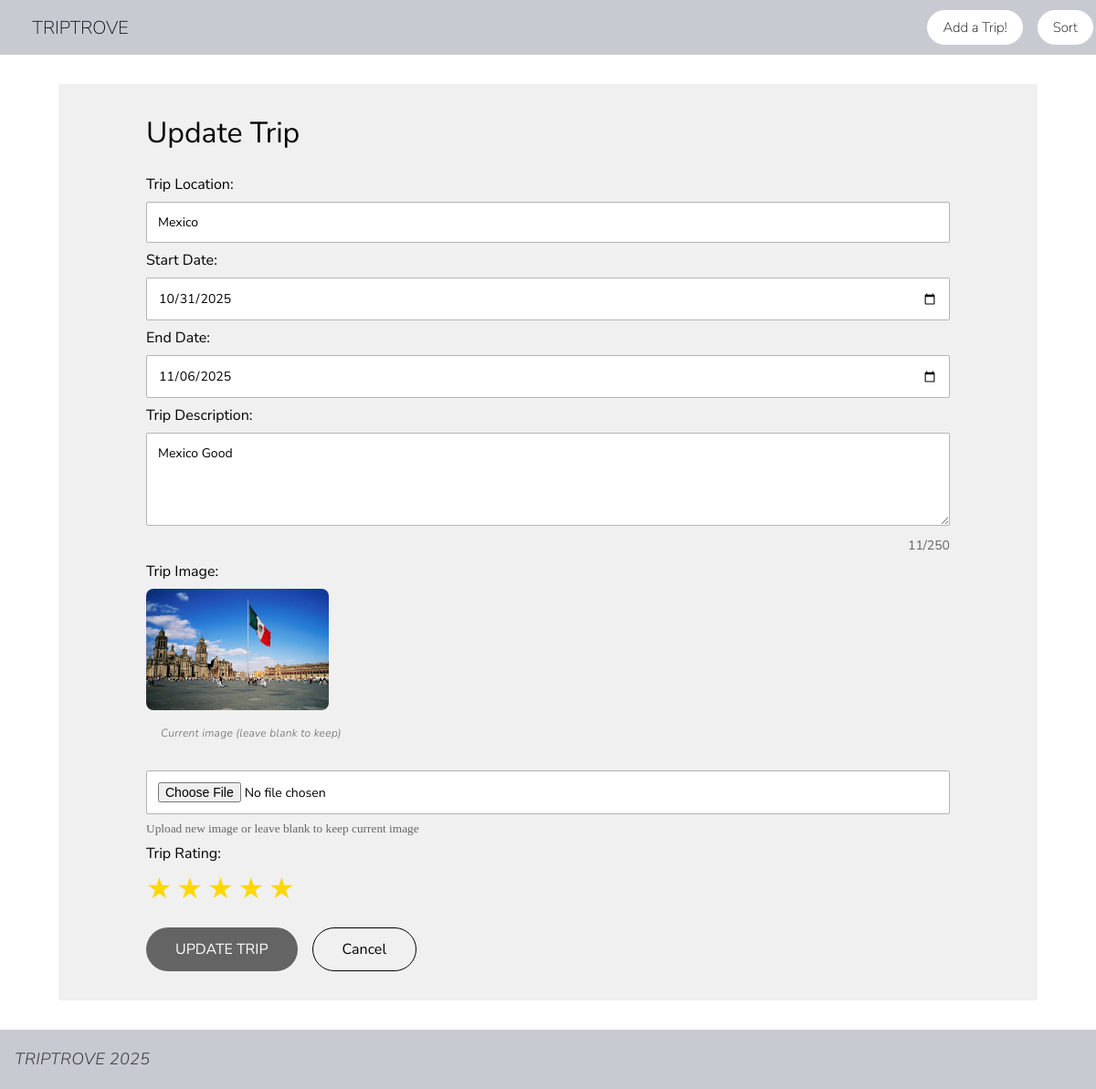
The app's page /update/23, older data.
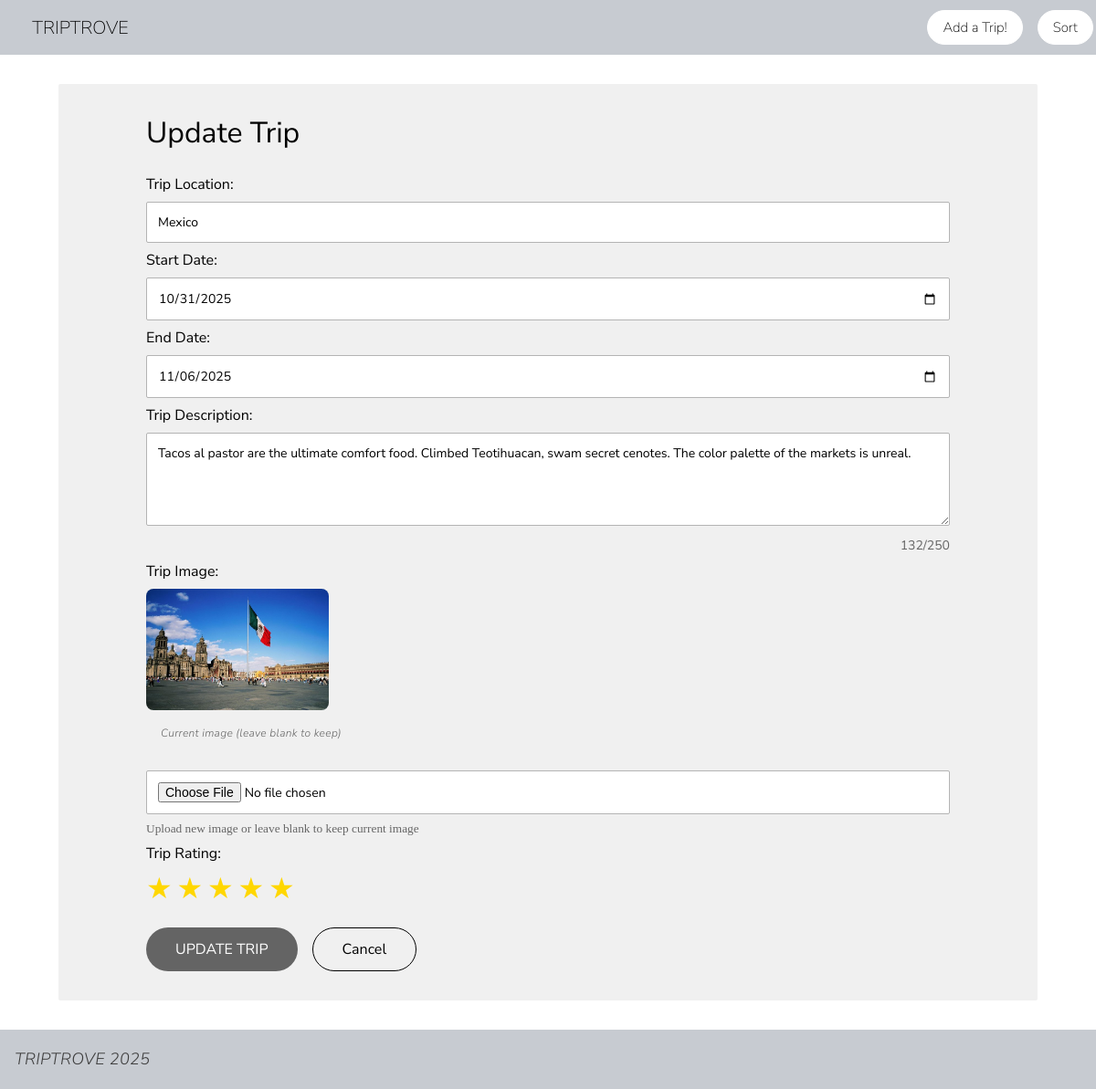
The same page, newer data.
### tables this page shows
CREATE TABLE Trips (
            trip_id INTEGER PRIMARY KEY AUTOINCREMENT,
            trip_location TEXT NOT NULL,
            trip_start TEXT NOT NULL,
            trip_end TEXT NOT NULL,
            trip_image TEXT,
            trip_description TEXT,
            rating INTEGER DEFAULT 0 CHECK(rating >= 0 AND rating <= 5)
        );

### app.py (the view)
@app.route('/update/<int:trip_id>', methods=['POST','GET'])
def update(trip_id):
    conn = sqlite3.connect('part_a.db')
    conn.row_factory = sqlite3.Row
    cursor = conn.cursor()
    if request.method == 'POST':
        trip_location = request.form.get('trip_location')
        trip_start = request.form.get('trip_start')
        trip_end = request.form.get('trip_end')
        trip_description = request.form.get('trip_description')
        rating = request.form.get('rating')
        import re
        from datetime import datetime
        if not re.match(r'^[a-zA-Z\s,.-]+$', trip_location):
            conn.close()
            return "Invalid location format. Only letters, spaces, commas, periods, and hyphens allowed.", 400
        try:
            start = datetime.strptime(trip_start, '%Y-%m-%d')
            end = datetime.strptime(trip_end, '%Y-%m-%d')
            if end < start:
                conn.close()
                return "End date must be after start date.", 400
        except ValueError:
            conn.close()
            return "Invalid date format.", 400
        if trip_description and len(trip_description) > 250:
            conn.close()
            return "Description must be 250 characters or less.", 400
        try:
            rating_int = int(rating)
            if rating_int < 1 or rating_int > 5:
                conn.close()
                return "Rating must be between 1 and 5.", 400
        except (ValueError, TypeError):
            conn.close()
            return "Invalid rating. Please select a rating.", 400
        if 'trip_image' in request.files and request.files['trip_image'].filename != '':
            file = request.files['trip_image']
            if file and allowed_file(file.filename):
                filename = secure_filename(file.filename)
                filename = f"{int(time.time())}_{filename}"
                file.save(os.path.join(app.config['UPLOAD_FOLDER'], filename))
                trip_image = f"uploads/{filename}"
            else:
                conn.close()
                return "Invalid file type. Please upload PNG, JPG, JPEG, GIF, or WEBP", 400
        else:
            cursor.execute('SELECT trip_image FROM Trips WHERE trip_id = ?', (trip_id,))
            result = cursor.fetchone()
            trip_image = result['trip_image'] if result else None
        cursor.execute('''
            UPDATE Trips
            SET trip_location = ?,
                trip_start = ?,
                trip_end = ?,
                trip_image = ?,
                trip_description = ?,
                rating = ?
            WHERE trip_id = ?
        ''', (trip_location, trip_start, trip_end, trip_image, trip_description, rating, trip_id))
        conn.commit()
        conn.close()
        return redirect(url_for('index'))
    else:
        cursor.execute('SELECT * FROM Trips WHERE trip_id = ?', (trip_id,))
        trip = cursor.fetchone()
        conn.close()
        if trip is None:
            return "Trip not found", 404
        return render_template('update.html', trip=trip)

### templates/update.html (shortened to what this page needs)
{% extends "base.html" %}
{% block head %}
<header>
    <h1>
        <a href="/">TRIPTROVE</a>
    </h1>
    <nav>
        <a href="/create">Add a Trip!</a>
        <a href="#">Sort</a>
    </nav>
</header>
{% endblock %}
{% block body %}
<div class="form-container">
    <h2>Update Trip</h2>
    <form action="{{ url_for('update', trip_id=trip['trip_id']) }}" method="POST" enctype="multipart/form-data" class="trip-form" id="updateForm">
        <div class="form-group">
            <label for="trip-location">Trip Location:</label>
            <input
                type="text"
                id="trip-location"
                name="trip_location"
                value="{{ trip['trip_location'] }}"
                placeholder="e.g., Paris, France"
                pattern="^[a-zA-Z\s,.-]+$"
                title="Location should only contain letters, spaces, commas, periods, and hyphens"
                required>
        </div>
        <div class="form-group">
            <label for="trip-start">Start Date:</label>
            <input
                type="date"
                id="trip-start"
                name="trip_start"
                value="{{ trip['trip_start'] }}"
                required>
        </div>
        <div class="form-group">
            <label for="trip-end">End Date:</label>
            <input
                type="date"
                id="trip-end"
                name="trip_end"
                value="{{ trip['trip_end'] }}"
                required>
        </div>
        <div class="form-group">
            <label for="trip-description">Trip Description:</label>
            <textarea
                id="trip-description"
                name="trip_description"
                rows="4"
                maxlength="250"
                placeholder="Describe your trip (max 250 characters)">{{ trip['trip_description'] }}</textarea>
            <span class="char-count"><span id="char-count">{{ trip['trip_description']|length if trip['trip_description'] else 0 }}</span>/250</span>
        </div>
        <div class="form-group">
            <label for="trip-image">Trip Image:</label>
            {% if trip['trip_image'] %}
            <div style="margin-bottom: 10px;">
                <img src="{{ url_for('static', filename=trip['trip_image']) }}" alt="Current image" style="max-width: 200px; border-radius: 8px;">
                <p style="font-size: 12px; color: #666;">Current image (leave blank to keep)</p>
            </div>
            {% endif %}
            <input
                type="file"
                id="trip-image"
                name="trip_image"
                accept="image/png, image/jpeg, image/jpg, image/gif, image/webp">
            <small style="color: #666;">Upload new image or leave blank to keep current image</small>
        </div>
        <div class="form-group">
            <label for="rating">Trip Rating:</label>
            <div class="rating-input">
                {% for star in range(1, 6) %}
                <span class="star-input {% if star <= trip['rating'] %}filled{% else %}empty{% endif %}" data-value="{{ star }}">★</span>
                {% endfor %}
            </div>
        </div>
        <div class="form-buttons">
            <button type="submit" class="submit-btn">UPDATE TRIP</button>
            <a href="/" class="cancel-btn">Cancel</a>
        </div>
    </form>
</div>
{% endblock %}
{% block footer %}
<p>TRIPTROVE 2025</p>
{% endblock %}

Row changes from the older to the newer data that the page shows:
changed Trips "Mexico": trip_description "Mexico Good" → "Tacos al pastor are the ultimate comfort food. Climbed Teotihuacan, swam secret cenotes. The color palette of the markets is unreal."
Text that changed along with them:
{{ trip['trip_description']|length if trip['trip_description'] else 0 }}: "11" → "132"
